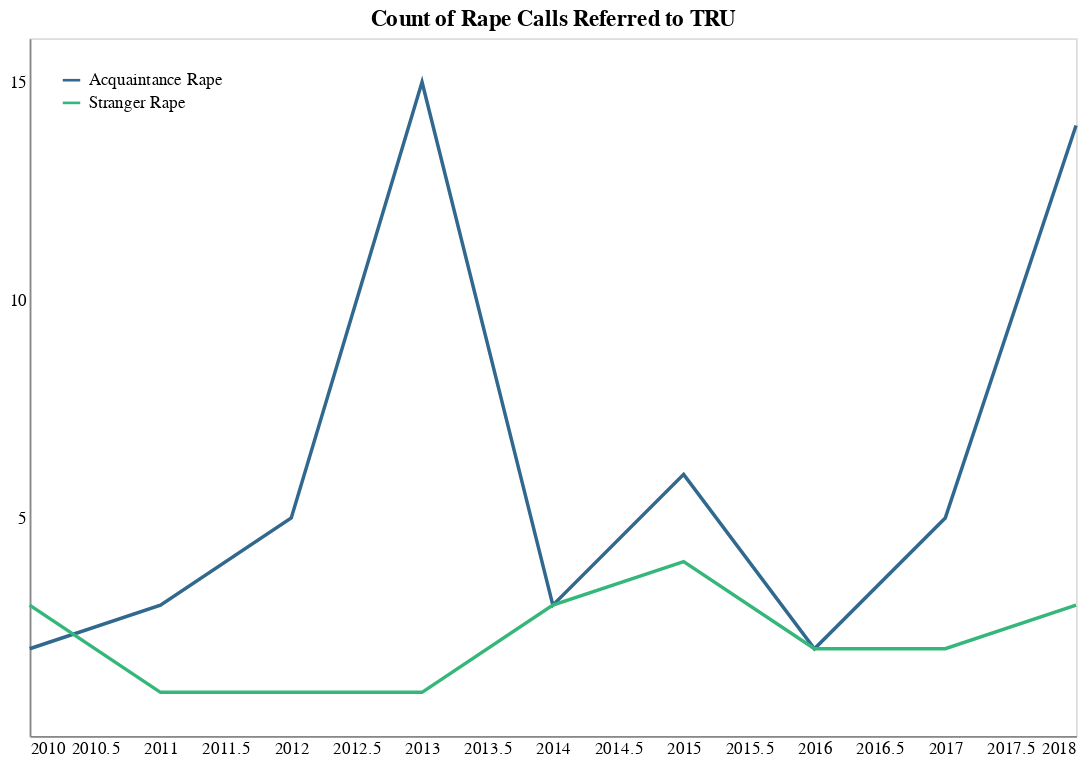

Notebook cell for this chart:
### Code cell
# Visualization showing the number of calls reporting each rape call type that were referred to TRU

alt.Chart(tru_rape_counts).mark_line().encode(
    x=alt.X('year', axis=alt.Axis(format='Y', title='', ticks=False)),
    y=alt.Y('final_call_type_count', axis=alt.Axis(title='', ticks=False, values=[5,10,15])),
    color=alt.Color('final_call_type', legend=alt.Legend(title='', orient='top-left'), scale=alt.Scale(scheme='viridis')),
).properties(
    title='Count of Rape Calls Referred to TRU',
    width=600,
    height=400
).configure_axis(
    grid=False
)

### Figure 1 — Vega-Lite specification as saved in the notebook (floating-point values rounded to 4 significant figures)
{"$schema": "https://vega.github.io/schema/vega-lite/v2.6.0.json", "config": {"axis": {"grid": false}, "view": {"height": 300, "width": 400}}, "data": {"name": "data-b7b942792d838854e56c0fccd728eeaf"}, "datasets": {"data-b7b942792d838854e56c0fccd728eeaf": [{"final_call_type": "Acquaintance Rape", "final_call_type_count": 2, "year": 2010}, {"final_call_type": "Stranger Rape", "final_call_type_count": 3, "year": 2010}, {"final_call_type": "Acquaintance Rape", "final_call_type_count": 3, "year": 2011}, {"final_call_type": "Stranger Rape", "final_call_type_count": 1, "year": 2011}, {"final_call_type": "Acquaintance Rape", "final_call_type_count": 5, "year": 2012}, {"final_call_type": "Stranger Rape", "final_call_type_count": 1, "year": 2012}, {"final_call_type": "Acquaintance Rape", "final_call_type_count": 15, "year": 2013}, {"final_call_type": "Stranger Rape", "final_call_type_count": 1, "year": 2013}, {"final_call_type": "Acquaintance Rape", "final_call_type_count": 3, "year": 2014}, {"final_call_type": "Stranger Rape", "final_call_type_count": 3, "year": 2014}, {"final_call_type": "Acquaintance Rape", "final_call_type_count": 6, "year": 2015}, {"final_call_type": "Stranger Rape", "final_call_type_count": 4, "year": 2015}, {"final_call_type": "Acquaintance Rape", "final_call_type_count": 2, "year": 2016}, {"final_call_type": "Stranger Rape", "final_call_type_count": 2, "year": 2016}, {"final_call_type": "Acquaintance Rape", "final_call_type_count": 5, "year": 2017}, {"final_call_type": "Stranger Rape", "final_call_type_count": 2, "year": 2017}, {"final_call_type": "Acquaintance Rape", "final_call_type_count": 14, "year": 2018}, {"final_call_type": "Stranger Rape", "final_call_type_count": 3, "year": 2018}]}, "encoding": {"color": {"field": "final_call_type", "legend": {"orient": "top-left", "title": ""}, "scale": {"scheme": "viridis"}, "type": "nominal"}, "x": {"axis": {"format": "Y", "ticks": false, "title": ""}, "field": "year", "type": "quantitative"}, "y": {"axis": {"ticks": false, "title": "", "values": [5, 10, 15]}, "field": "final_call_type_count", "type": "quantitative"}}, "height": 400, "mark": "line", "title": "Count of Rape Calls Referred to TRU", "width": 600}
